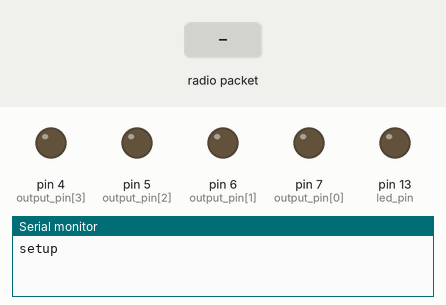
A sketch run on a simulated Arduino Uno, built with avr-gcc and run on an emulated ATmega328P. On the bench: output pins drawn as LEDs (lit = HIGH), the last lines printed to the serial monitor. The inputs (shaded band) are chosen by the test bench. No radio packets arrive unless stated; pins used as bus, display or sensor lines are not drawn.

Above: at 2.2 s.
2.3 s: radio packet "1" arrives
At 4.2 s:
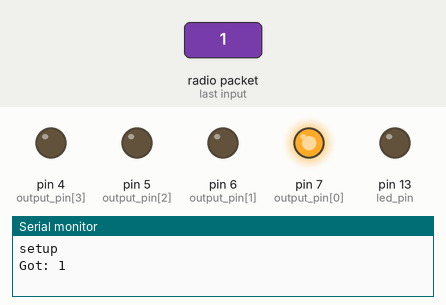
Timing chart, 0 to 5.7 s (numbered marks = the images above; inputs shaded):
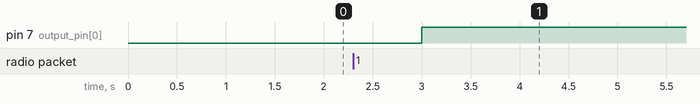

Measured:
- after the input at 2.3 s, pin 7 (output_pin[0]): LOW → HIGH after 0.70 s

The sketch:

Receiver_ro_au.ino
```cpp
#include <VirtualWire.h>

const int led_pin = 13;
const int receive_pin = 11;
const int vcc = 10;

#define FALSE 0
#define TRUE 1

boolean output[4] = {false,false,false,false};
float output_pin[] = {7,6,5,4};
void setup()
{

   delay(1000);
   Serial.begin(9600);
   Serial.println("setup");

   vw_set_rx_pin(receive_pin);
   vw_setup(2000); // Transmission rate
   // Start the receiver PLL
   vw_rx_start();
   // Set LED pin
   pinMode(led_pin, OUTPUT);
   pinMode(output_pin[0], OUTPUT);
   pinMode(output_pin[1], OUTPUT);
   pinMode(output_pin[2], OUTPUT);
   pinMode(output_pin[3], OUTPUT);
   pinMode(vcc, OUTPUT);
   digitalWrite(output_pin[0], LOW);
   digitalWrite(output_pin[1], LOW);
   digitalWrite(output_pin[2], LOW);
   digitalWrite(output_pin[3], LOW);
   digitalWrite(vcc, HIGH);
}
void loop()
{
   uint8_t buf[VW_MAX_MESSAGE_LEN];
   uint8_t buflen = VW_MAX_MESSAGE_LEN;

   if (vw_get_message(buf, &buflen))
   {

   digitalWrite(led_pin, HIGH);
   Serial.print("Got: ");
   // Print message
   for (int i = 0; i < buflen; i++)
   {
     Serial.print(char(buf[i]));
     Serial.print(' ');

   }

   for (int j = 0; j < 4; j++){
       if( buf[j] == 0x31 ){
         output[j] = !output[j];
       }
   }
   for (int k = 0; k < 4; k++){
     if(output[k] == 1 ){
       digitalWrite(output_pin[k], HIGH);}
       else {
         digitalWrite(output_pin[k], LOW);}

   Serial.println();
   digitalWrite(led_pin, LOW);
   }
}
delay(1000);
}
```
